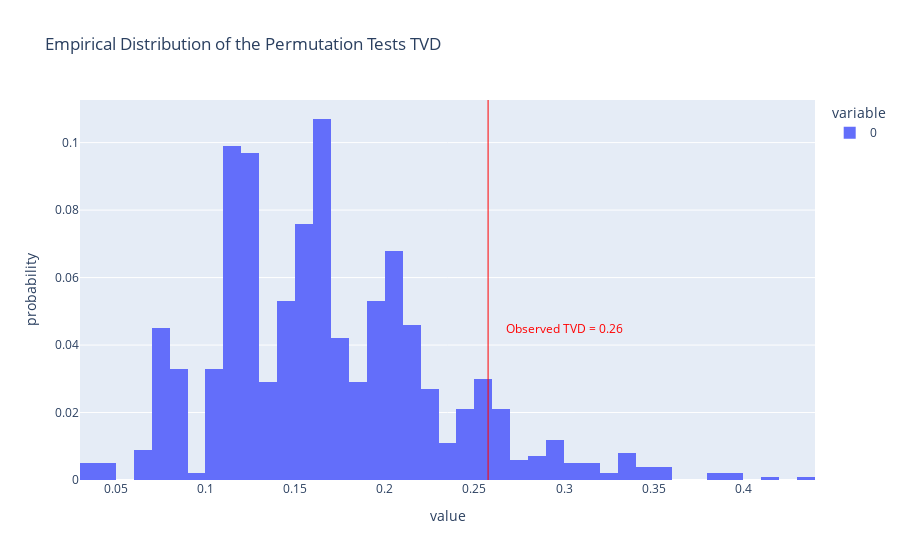

Notebook source saved alongside this figure:
### Code cell
fig = px.histogram(total_sales_stats, histnorm='probability', title='Empirical Distribution of the Permutation Tests TVD')
fig.add_vline(x=obs_total_sales, line_color='red', line_width=1, opacity=1)
fig.add_annotation(text=f'<span style="color:red">Observed TVD = {round(obs_total_sales, 2)}</span>', showarrow=False, y=0.045, x= 0.3)

### Figure 1 — Plotly figure (JSON) as saved in the notebook; plotly's stock layout.template omitted (floating-point values rounded to 4 significant figures; data arrays with more than 128 entries replaced by an {"elided": "..."} marker saying what was removed)
{"data": [{"alignmentgroup": "True", "bingroup": "x", "histnorm": "probability", "hovertemplate": "variable=0<br>value=%{x}<br>probability=%{y}<extra></extra>", "legendgroup": "0", "marker": {"color": "#636efa", "pattern": {"shape": ""}}, "name": "0", "offsetgroup": "0", "orientation": "v", "showlegend": true, "type": "histogram", "x": {"elided": "1000 float values"}, "xaxis": "x", "yaxis": "y"}], "layout": {"annotations": [{"showarrow": false, "text": "<span style=\"color:red\">Observed TVD = 0.26</span>", "x": 0.3, "y": 0.045}], "barmode": "relative", "legend": {"title": {"text": "variable"}, "tracegroupgap": 0}, "shapes": [{"line": {"color": "red", "width": 1}, "opacity": 1, "type": "line", "x0": 0.2576, "x1": 0.2576, "xref": "x", "y0": 0, "y1": 1, "yref": "y domain"}], "title": {"text": "Empirical Distribution of the Permutation Tests TVD"}, "xaxis": {"anchor": "y", "domain": [0, 1], "title": {"text": "value"}}, "yaxis": {"anchor": "x", "domain": [0, 1], "title": {"text": "probability"}}}}
